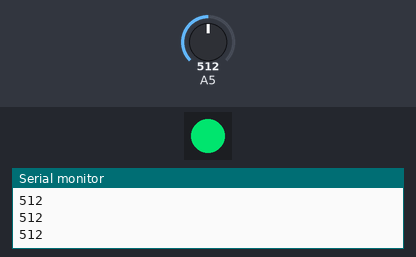
This sketch was run on a simulated Arduino Uno, built with avr-gcc and run on an emulated ATmega328P. Shown: 1 RGB LEDs in strip order, left to right, the last lines printed to the serial monitor. The inputs (shaded band) are chosen by the test bench; at power-on: A5 = 512. Dim RGB values are drawn brighter than linear.

Above: at 1.2 s.
1.3 s: A5 set to 716
At 1.8 s:
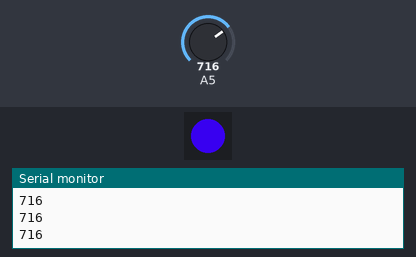
2.8 s: A5 set to 900
At 4.0 s:
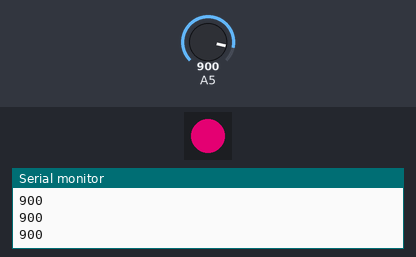
4.3 s: A5 set to 1023
At 5.3 s:
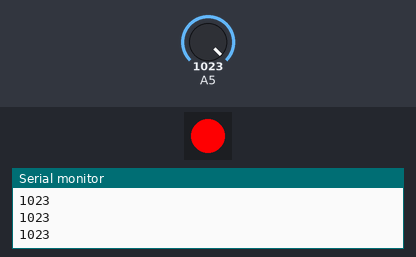
5.8 s: A5 set to 306
At 6.6 s:
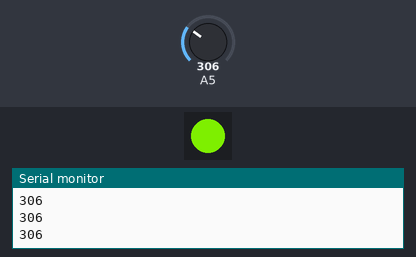
7.3 s: A5 set to 511
At 7.6 s:
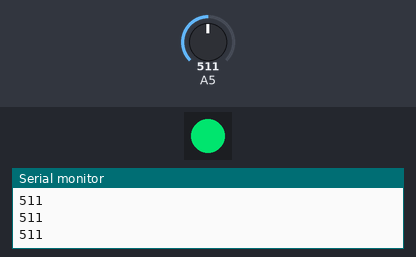
Timing chart, 0 to 9.8 s (numbered marks = the images above; inputs shaded):
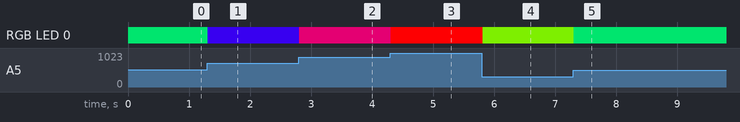

The sketch:

3-fastled-hue.ino
```cpp
#include <FastLED.h>

#define NUM_LEDS 1
#define DATA_PIN 2

CRGB leds[NUM_LEDS];

void setup() {
  FastLED.addLeds<NEOPIXEL, DATA_PIN>(leds, NUM_LEDS);
  Serial.begin(9600);
}

void loop() {
  // value from potentiometer varies from 0 to 1023
  int potValue = analogRead(A5);
  Serial.println(potValue);

  // we need a value from 0 to 255
  int mappedValue = map(potValue, 0, 1023, 0, 255);

  CRGB rgb = CHSV(mappedValue, 255, 255);

  leds[0].setRGB(rgb.r, rgb.g, rgb.b);
  FastLED.show();

  delay(1);
}
```

Measured:
- after the input at 1.3 s, RGB LED 0: RGB(0, 172, 83) → RGB(48, 0, 207) at once
- after the input at 2.8 s, RGB LED 0: RGB(48, 0, 207) → RGB(170, 0, 85) at once
- after the input at 4.3 s, RGB LED 0: RGB(170, 0, 85) → RGB(253, 0, 2) at once
- after the input at 5.8 s, RGB LED 0: RGB(253, 0, 2) → RGB(107, 202, 0) at once
- after the input at 7.3 s, RGB LED 0: RGB(107, 202, 0) → RGB(0, 172, 83) at once
